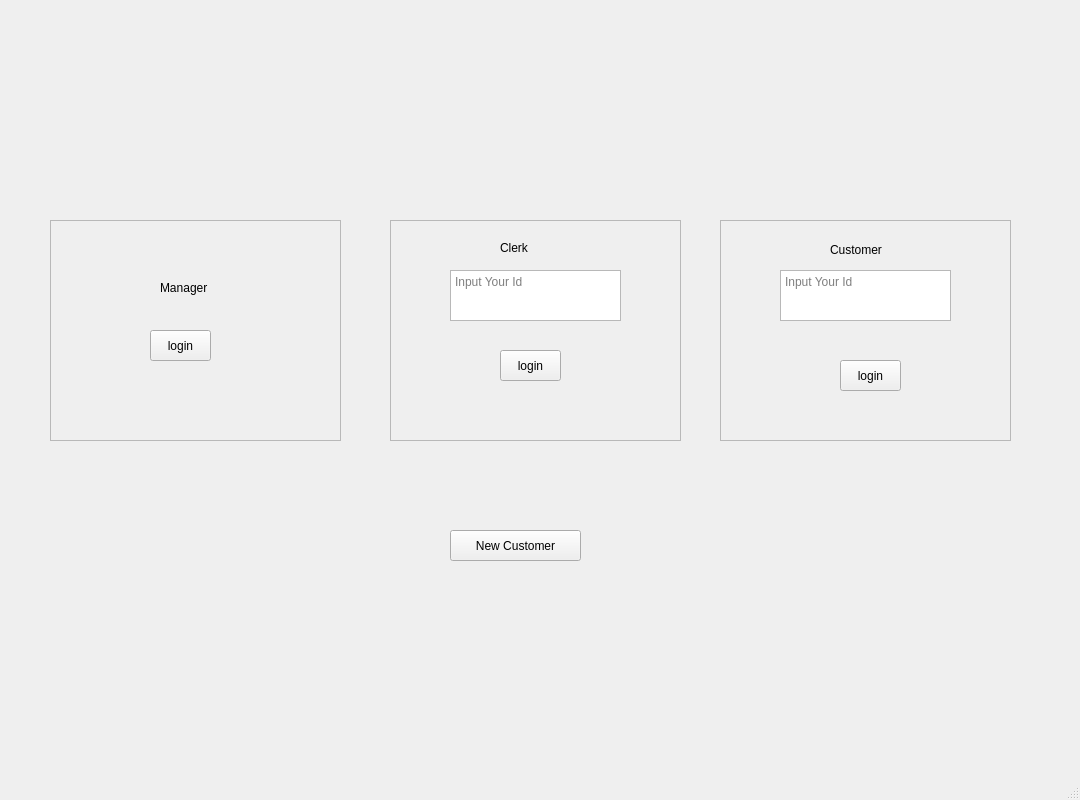
<?xml version="1.0" encoding="UTF-8"?>
<ui version="4.0">
 <class>MainWindow</class>
 <widget class="QMainWindow" name="MainWindow">
  <property name="geometry">
   <rect>
    <x>0</x>
    <y>0</y>
    <width>1080</width>
    <height>800</height>
   </rect>
  </property>
  <property name="windowTitle">
   <string>MainWindow</string>
  </property>
  <property name="autoFillBackground">
   <bool>true</bool>
  </property>
  <widget class="QWidget" name="centralwidget">
   <widget class="QFrame" name="frame">
    <property name="geometry">
     <rect>
      <x>720</x>
      <y>220</y>
      <width>291</width>
      <height>221</height>
     </rect>
    </property>
    <property name="autoFillBackground">
     <bool>true</bool>
    </property>
    <property name="frameShape">
     <enum>QFrame::StyledPanel</enum>
    </property>
    <property name="frameShadow">
     <enum>QFrame::Raised</enum>
    </property>
    <widget class="QTextEdit" name="textEdit">
     <property name="geometry">
      <rect>
       <x>60</x>
       <y>50</y>
       <width>171</width>
       <height>51</height>
      </rect>
     </property>
     <property name="placeholderText">
      <string>Input Your Id</string>
     </property>
    </widget>
    <widget class="QPushButton" name="login">
     <property name="geometry">
      <rect>
       <x>120</x>
       <y>140</y>
       <width>61</width>
       <height>31</height>
      </rect>
     </property>
     <property name="text">
      <string>login</string>
     </property>
    </widget>
    <widget class="QLabel" name="label">
     <property name="geometry">
      <rect>
       <x>110</x>
       <y>20</y>
       <width>61</width>
       <height>20</height>
      </rect>
     </property>
     <property name="text">
      <string>Customer</string>
     </property>
    </widget>
   </widget>
   <widget class="QFrame" name="frame_2">
    <property name="geometry">
     <rect>
      <x>390</x>
      <y>220</y>
      <width>291</width>
      <height>221</height>
     </rect>
    </property>
    <property name="autoFillBackground">
     <bool>true</bool>
    </property>
    <property name="frameShape">
     <enum>QFrame::StyledPanel</enum>
    </property>
    <property name="frameShadow">
     <enum>QFrame::Raised</enum>
    </property>
    <widget class="QTextEdit" name="textEdit_2">
     <property name="geometry">
      <rect>
       <x>60</x>
       <y>50</y>
       <width>171</width>
       <height>51</height>
      </rect>
     </property>
     <property name="placeholderText">
      <string>Input Your Id</string>
     </property>
    </widget>
    <widget class="QPushButton" name="login_2">
     <property name="geometry">
      <rect>
       <x>110</x>
       <y>130</y>
       <width>61</width>
       <height>31</height>
      </rect>
     </property>
     <property name="text">
      <string>login</string>
     </property>
    </widget>
    <widget class="QLabel" name="label_2">
     <property name="geometry">
      <rect>
       <x>110</x>
       <y>20</y>
       <width>55</width>
       <height>16</height>
      </rect>
     </property>
     <property name="text">
      <string>Clerk</string>
     </property>
    </widget>
   </widget>
   <widget class="QFrame" name="frame_3">
    <property name="geometry">
     <rect>
      <x>50</x>
      <y>220</y>
      <width>291</width>
      <height>221</height>
     </rect>
    </property>
    <property name="autoFillBackground">
     <bool>true</bool>
    </property>
    <property name="frameShape">
     <enum>QFrame::StyledPanel</enum>
    </property>
    <property name="frameShadow">
     <enum>QFrame::Raised</enum>
    </property>
    <widget class="QPushButton" name="login_3">
     <property name="geometry">
      <rect>
       <x>100</x>
       <y>110</y>
       <width>61</width>
       <height>31</height>
      </rect>
     </property>
     <property name="text">
      <string>login</string>
     </property>
    </widget>
    <widget class="QLabel" name="label_3">
     <property name="geometry">
      <rect>
       <x>110</x>
       <y>60</y>
       <width>55</width>
       <height>16</height>
      </rect>
     </property>
     <property name="text">
      <string>Manager</string>
     </property>
    </widget>
   </widget>
   <widget class="QPushButton" name="pushButton">
    <property name="geometry">
     <rect>
      <x>450</x>
      <y>530</y>
      <width>131</width>
      <height>31</height>
     </rect>
    </property>
    <property name="text">
     <string>New Customer</string>
    </property>
   </widget>
  </widget>
  <widget class="QMenuBar" name="menubar">
   <property name="geometry">
    <rect>
     <x>0</x>
     <y>0</y>
     <width>1080</width>
     <height>26</height>
    </rect>
   </property>
  </widget>
  <widget class="QStatusBar" name="statusbar"/>
 </widget>
 <resources/>
 <connections/>
</ui>
